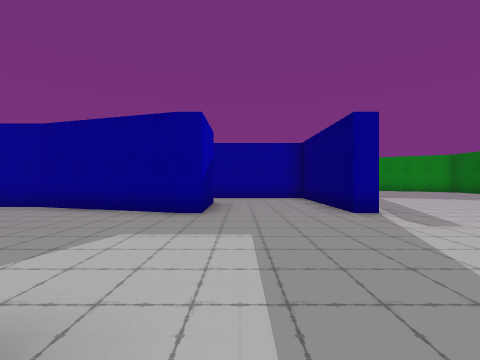
View 1 (above)

22 first-person views from a walk through a 3-D level made in the Unity game engine. The camera is 1.3 m above the floor, looks level and sees 90° across. The floor is counted in squares, 2 m on a side. Each view is taken from the middle of a square. On the plan, view 1 faces up. The plan holds only what a view shows up to about 9 squares ahead; the rest is blank. The place goes on beyond the plan.

View 2
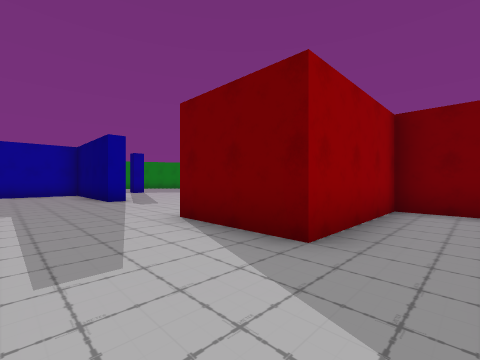

View 3
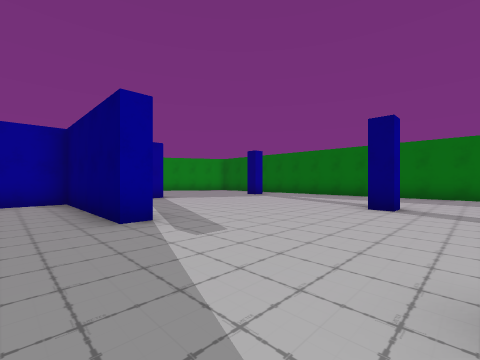

View 4
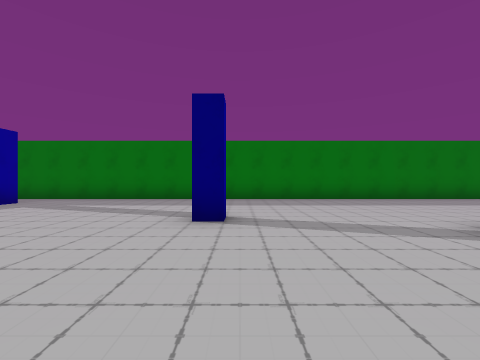

View 5
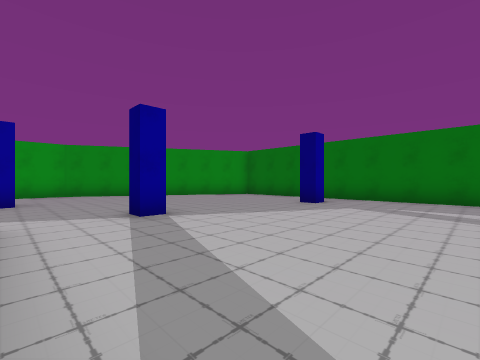

View 6
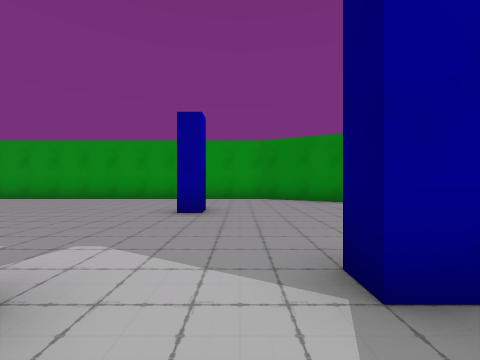

View 7
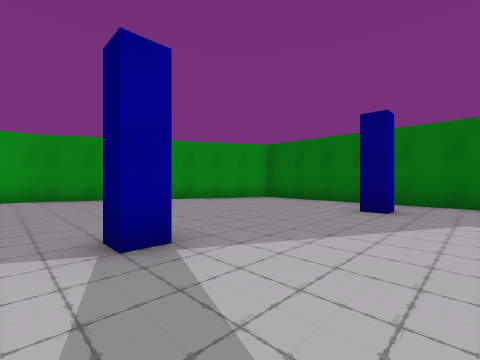

View 8
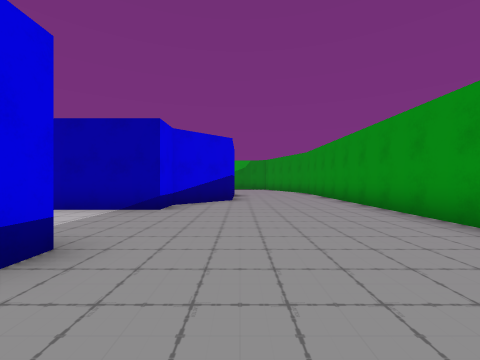

View 9
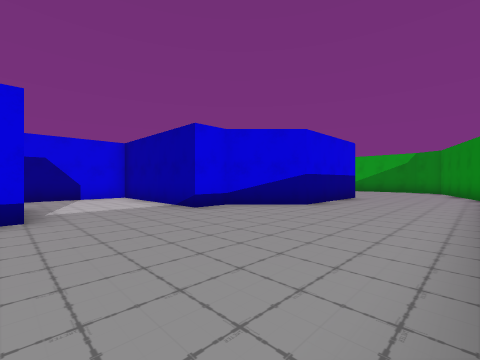

View 10
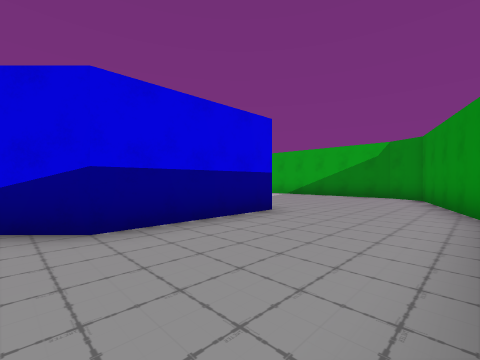

View 11
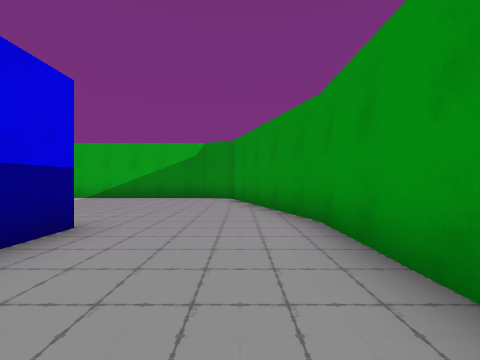

View 12
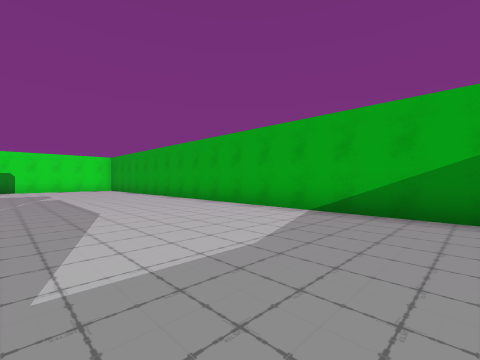

View 13
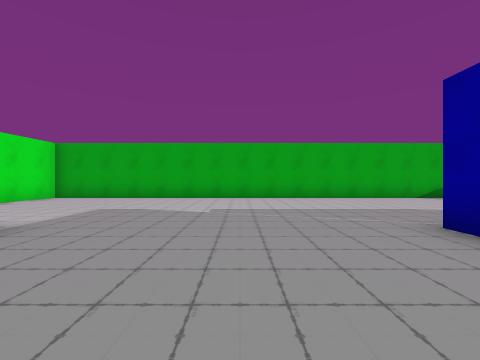

View 14
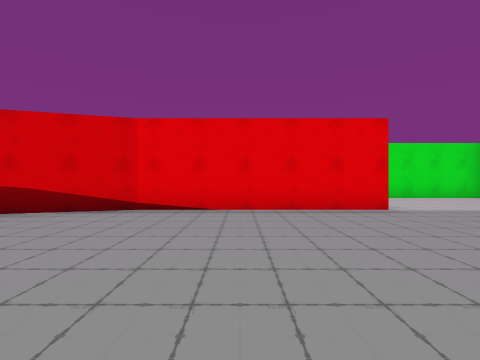

View 15
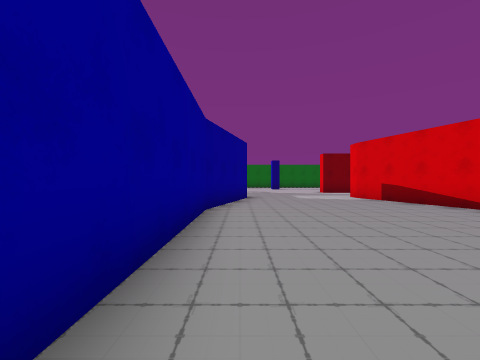

View 16
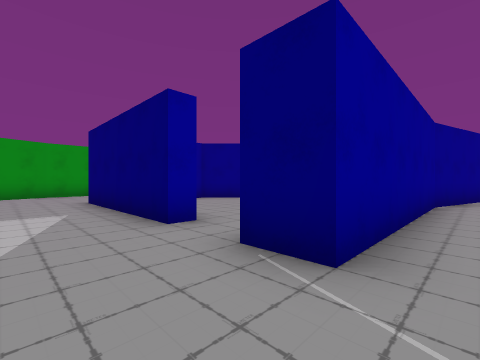

View 17
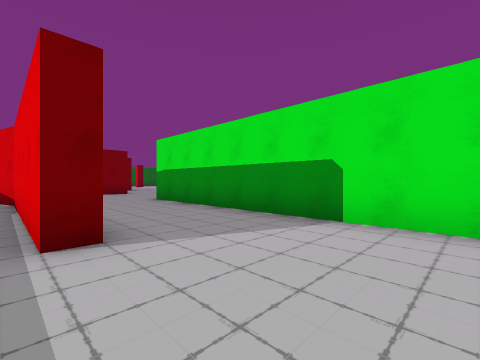

View 18
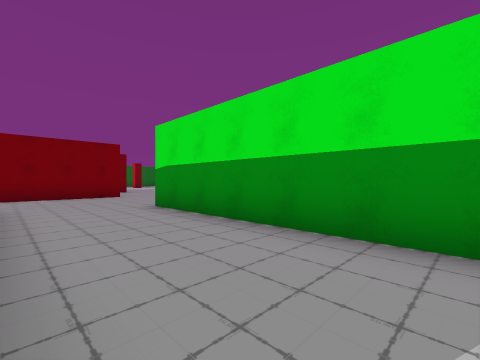

View 19
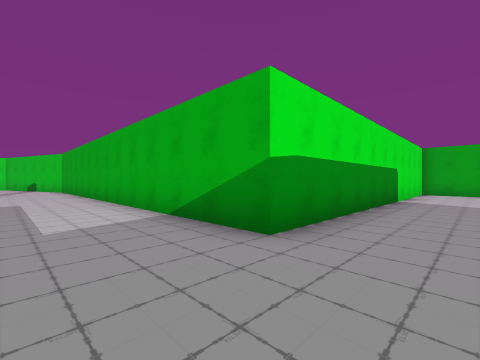

View 20
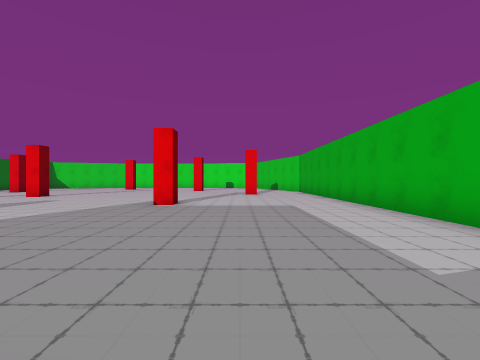

View 21
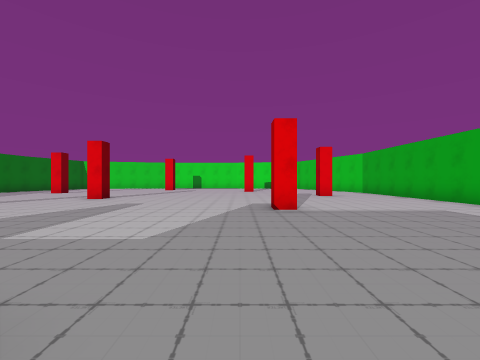

View 22
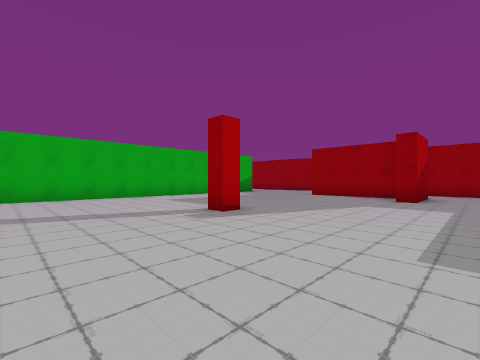

### Floor plan
Ten units are one square. View 1 is at (0, 0); x grows to the right and y downward. Boxes are objects, and circles mark ways between rooms. Rooms are numbered by the first view taken in them; rooms with no view inside come last. Other rooms are left out.
<svg viewBox="-163 -168 281 313">
<path fill="none" stroke="#000" d="M23 18 23 -8M-7 -47 -12 -47 -48 -58M28 -47 23 -47M-13 40 -13 10M20 42 10 42M28 39 28 57 22 57M-48 -57 -102 -57 -102 -68M58 30 58 18 23 18M72 -22 68 -22 68 -28M54 -92 48 -92 48 -98M-102 8 -102 3 -48 3 -12 -8M-12 -113 -8 -113M-3 102 3 102 3 107 -3 107 -3 102M98 -82 93 -82 93 -88M-102 -82 -102 -128 -68 -128 -53 -113 -43 -113 -43 -68 -14 -68M33 -132 33 -127 28 -127M113 62 113 -125M58 138 58 132 62 132M108 -130 47 -163 -108 -163 -153 -148 -158 -138 -158 38 -53 38 -53 140M-7 -68 -7 -47M23 -47 23 -87 -10 -87"/>
<circle cx="20" cy="25" r="3" fill="#2a7"/>
<circle cx="5" cy="5" r="3" fill="#2a7"/>
<circle cx="-10" cy="-75" r="3" fill="#2a7"/>
<circle cx="5" cy="-55" r="3" fill="#2a7"/>
<text x="10" y="20">1</text>
<text x="0" y="-10">2</text>
<text x="0" y="-70">3</text>
</svg>
Room 1 opens to room 2. Room 2 opens to room 3.

Where each view was taken, in squares from view 1:
view 1: 0 up, 0 right, facing up
view 2: 3 down, 0 right, facing up-right
view 3: 1 up, 1 right, facing up-right
view 4: 2 up, 3 right, facing right
view 5: 5 up, 3 right, facing up-right
view 6: 8 up, 4 right, facing up
view 7: 7 up, 4 right, facing up-right
view 8: 13 up, 1 right, facing left
view 9: 16 up, 1 left, facing down-left
view 10: 16 up, 6 left, facing down-left
view 11: 15 up, 7 left, facing left
view 12: 12 up, 11 left, facing down-left
view 13: 3 up, 7 left, facing left
view 14: 5 up, 7 left, facing down
view 15: 5 up, 10 left, facing right
view 16: 5 up, 12 left, facing up-right
view 17: 0 up, 13 left, facing down-right
view 18: 1 down, 11 left, facing down-right
view 19: 2 down, 3 left, facing down-left
view 20: 4 down, 2 left, facing down
view 21: 5 down, 1 right, facing down
view 22: 14 down, 4 right, facing up-left
